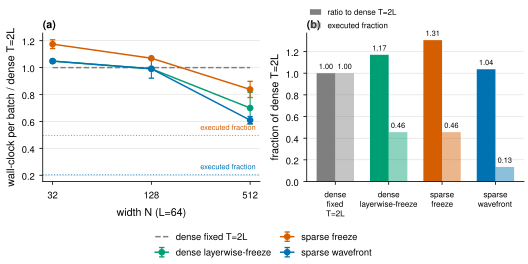

Write Python code to recreate this figure.
"""Wall-clock per batch relative to dense fixed T=2L, across width and impl.

Reads timing.csv fresh on every run (it will be regenerated with cleaner
numbers later).

Regenerate: uv run --no-project --with matplotlib --with numpy python wallclock-vs-width.py
"""

import csv
from collections import defaultdict

import numpy as np
from orx_figstyle import BASELINE, PALETTE, TEXT, figure_grid, panel_labels, save, use_style

DATA = "/Users/sidvivek/.local/share/openresearch/files/augmented-lagrangian-predictive-coding/runs/timing_sparse_l64_widths_and_l128/timing.csv"

L64_CELLS = ["N32_L64", "N128_L64", "N512_L64"]
L64_WIDTHS = {"N32_L64": 32, "N128_L64": 128, "N512_L64": 512}
BAR_CELL = "N32_L128"

IMPLS = ["dense_layerwise_freeze", "sparse_freeze", "sparse_wavefront"]
IMPL_LABELS = {
    "dense_fixed_2L": "dense fixed T=2L",
    "dense_layerwise_freeze": "dense layerwise-freeze",
    "sparse_freeze": "sparse freeze",
    "sparse_wavefront": "sparse wavefront",
}
IMPL_COLORS = {
    "dense_layerwise_freeze": PALETTE["green"],
    "sparse_freeze": PALETTE["red"],
    "sparse_wavefront": PALETTE["blue"],
}


def load(path):
    rows = defaultdict(dict)
    with open(path) as handle:
        for row in csv.DictReader(handle):
            rows[row["cell"]][row["impl"]] = {
                "ms_median": float(row["ms_median"]),
                "ms_iqr": float(row["ms_iqr"]),
                "active_frac": float(row["active_frac"]),
                "executed_frac": float(row["executed_frac"]),
                "ratio_to_dense_2L": float(row["ratio_to_dense_2L"]),
            }
    return rows


def main():
    data = load(DATA)

    use_style()
    fig, (ax_a, ax_b) = figure_grid(1, 2, width=TEXT, ratio=0.5)

    handles, labels = [], []

    # Panel (a): ratio to dense-2L vs width, one line per impl, log2 x-axis.
    widths = [L64_WIDTHS[c] for c in L64_CELLS if c in data]
    (ref_line,) = ax_a.plot(
        [min(widths), max(widths)], [1.0, 1.0],
        linestyle="--", color=BASELINE, linewidth=1.1, zorder=2,
    )
    handles.append(ref_line)
    labels.append(IMPL_LABELS["dense_fixed_2L"])

    for impl in IMPLS:
        xs, ys, yerrs = [], [], []
        for cell in L64_CELLS:
            if cell not in data or impl not in data[cell] or "dense_fixed_2L" not in data[cell]:
                continue
            row = data[cell][impl]
            dense_ms = data[cell]["dense_fixed_2L"]["ms_median"]
            xs.append(L64_WIDTHS[cell])
            ys.append(row["ratio_to_dense_2L"])
            yerrs.append(row["ms_iqr"] / dense_ms)
        if not xs:
            continue
        color = IMPL_COLORS[impl]
        h = ax_a.errorbar(
            xs, ys, yerr=yerrs, marker="o", markersize=4, color=color,
            linewidth=1.1, capsize=2, elinewidth=0.8, zorder=3,
        )
        handles.append(h)
        labels.append(IMPL_LABELS[impl])

    # Dotted horizontal executed-fraction guides for the two sparse impls,
    # at their largest-width value (the regime the guide is meant to read at).
    for impl in ("sparse_freeze", "sparse_wavefront"):
        cell = L64_CELLS[-1] if L64_CELLS[-1] in data else None
        if cell is None or impl not in data.get(cell, {}):
            continue
        frac = data[cell][impl]["executed_frac"]
        color = IMPL_COLORS[impl]
        ax_a.axhline(frac, linestyle=":", linewidth=0.8, color=color, alpha=0.7, zorder=1)
        ax_a.annotate(
            "executed fraction",
            xy=(0.98, frac), xycoords=("axes fraction", "data"),
            xytext=(0, 3), textcoords="offset points",
            ha="right", va="bottom", fontsize=5.5, color=color, clip_on=True,
        )

    ax_a.set_xscale("log", base=2)
    ax_a.set_xticks([32, 128, 512])
    ax_a.set_xticklabels(["32", "128", "512"])
    ax_a.set_xlabel("width N (L=64)")
    ax_a.set_ylabel("wall-clock per batch / dense T=2L")

    # Panel (b): grouped bars for N32_L128 — ratio_to_dense_2L and
    # executed_frac per impl.
    all_impls = ["dense_fixed_2L"] + IMPLS
    bar_impls = [impl for impl in all_impls if impl in data.get(BAR_CELL, {})]
    x = np.arange(len(bar_impls))
    bar_width = 0.35

    ratios = [data[BAR_CELL][impl]["ratio_to_dense_2L"] for impl in bar_impls]
    executed = [data[BAR_CELL][impl]["executed_frac"] for impl in bar_impls]

    bars1 = ax_b.bar(
        x - bar_width / 2, ratios, bar_width,
        color=[IMPL_COLORS.get(impl, BASELINE) for impl in bar_impls],
        label="ratio to dense T=2L",
    )
    bars2 = ax_b.bar(
        x + bar_width / 2, executed, bar_width,
        color=[IMPL_COLORS.get(impl, BASELINE) for impl in bar_impls],
        alpha=0.45,
        label="executed fraction",
    )
    for bars in (bars1, bars2):
        for bar in bars:
            height = bar.get_height()
            ax_b.annotate(
                f"{height:.2f}",
                xy=(bar.get_x() + bar.get_width() / 2, height),
                xytext=(0, 2), textcoords="offset points",
                ha="center", va="bottom", fontsize=5.5,
            )

    ax_b.set_xticks(x)
    ax_b.set_xticklabels([IMPL_LABELS[impl].replace(" ", "\n") for impl in bar_impls], fontsize=6)
    ax_b.set_ylabel("fraction of dense T=2L")
    ax_b.legend(
        loc="lower left", bbox_to_anchor=(0.0, 1.0), frameon=False, fontsize=6,
        borderaxespad=0.0,
    )

    panel_labels((ax_a, ax_b))
    fig.legend(handles, labels, loc="outside lower center", ncol=2, frameon=False)

    save(
        fig,
        "/Users/sidvivek/.local/share/openresearch/files/augmented-lagrangian-predictive-coding/adaptive-budget-phase2/figures/wallclock-vs-width",
    )


if __name__ == "__main__":
    main()
